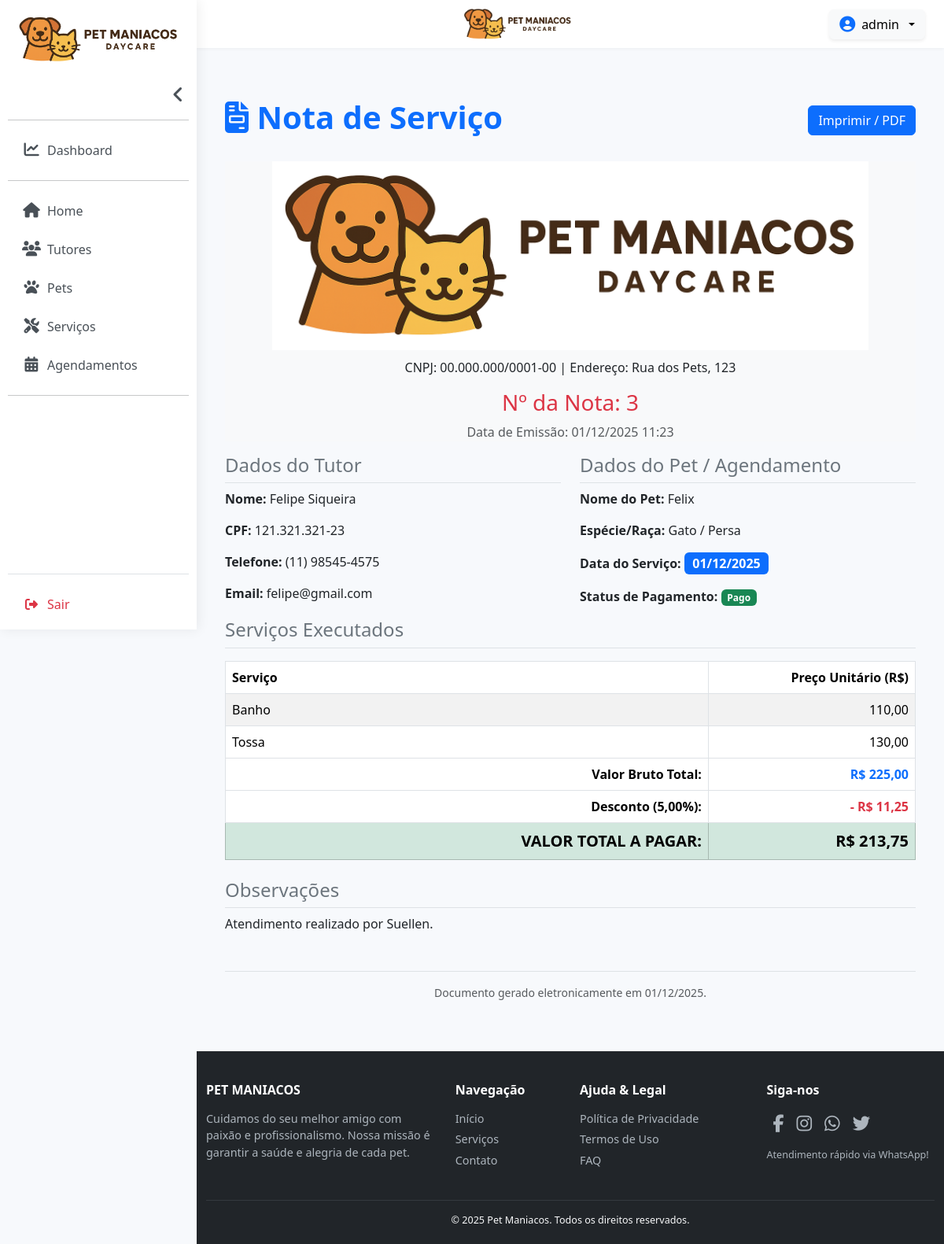
/nota/3/ (signed in), run on the app's committed database.
### daycare/models.py (models this page shows, shortened)
class Note(models.Model):
    scheduling = models.OneToOneField(Scheduling, on_delete=models.CASCADE, verbose_name='Agendamento')
    note_number = models.AutoField(primary_key=True, verbose_name='Numero da Nota')
    issue_date = models.DateTimeField(auto_now_add=True, verbose_name='Data de Emissão')
    class Meta:
        verbose_name = 'Nota de Atendimento'
        verbose_name_plural = 'Notas'

class Scheduling(models.Model):
    tutor = models.ForeignKey(Tutor, on_delete=models.CASCADE, verbose_name='Nome do Tutor')
    pet = ChainedForeignKey(
        'Pet',
        chained_field="tutor",
        chained_model_field="tutor",
        verbose_name='Nome do Pet',
        show_all=False,
        auto_choose=True,
        sort=True,
        on_delete=models.CASCADE
)
    services = models.ManyToManyField(Service, verbose_name='Serviços')
    date_scheduling = models.DateField(verbose_name='Data do Agendamento')
    status = models.CharField(max_length=20, choices=[('Sim', 'Sim'), ('Não', 'Não')], verbose_name='Status de Pagamento')
    observations = models.TextField(blank=True, null=True, verbose_name='Observações')
    percentage_discount = models.DecimalField(max_digits=5, decimal_places=2, default=0, verbose_name='Desconto Percentual')
    gross_total_value = models.DecimalField(max_digits=10, decimal_places=2, default=0, verbose_name='Valor Bruto Total')
    total_value = models.DecimalField(max_digits=10, decimal_places=2, default=0, verbose_name='Valor Total')
    class Meta:
        verbose_name = 'Agendamento'
        verbose_name_plural = 'Agendamentos'

class Tutor(models.Model):
    ORIGEM_CHOICES = [
        ('internet', 'Internet'),
        ('amigo', 'Amigo'),
        ('indicacao_veterinario', 'Indicação de Veterinário'),
        ('redes_sociais', 'Redes Sociais'),
        ('panfleto', 'Panfleto / Outdoor'),
        ('passando_na_rua', 'Passando na Rua'),
        ('evento_pet', 'Evento Pet'),
        ('outro', 'Outro'),
    ]
    name = models.CharField(max_length=255, verbose_name='Nome')
    cpf = models.CharField(max_length=14, unique=True, verbose_name='CPF')
    phone_number = models.CharField(max_length=20, blank=True, null=True, verbose_name='Telefone')
    email = models.EmailField(blank=True, null=True, verbose_name='Email')
    address = models.TextField(blank=True, null=True, verbose_name='Endereço')
    state = models.ForeignKey(State, on_delete=models.SET_NULL, null=True, blank=True, verbose_name='Estado')
    city = ChainedForeignKey(
        City,
        chained_field="state",
        chained_model_field="state",
        verbose_name='Cidade',
        show_all=False,
        auto_choose=True,
        sort=True,
        null=True,
        blank=True,
        on_delete=models.SET_NULL,
    )
    know = models.CharField(max_length=50, choices=ORIGEM_CHOICES, blank=True, null=True, verbose_name='Como Conheceu')
    class Meta:
        verbose_name = "Tutor"
        verbose_name_plural = "Tutores"

class Pet(models.Model):
    ORIGEM_SEX = [
        ('macho', 'Macho'),
        ('femea', 'Fêmea'),
    ]
    name = models.CharField(max_length=100, verbose_name='Nome')
    species = models.CharField(max_length=100, verbose_name='Espécie')
    race = models.CharField(max_length=100, blank=True, null=True, verbose_name='Raça')
    age = models.CharField(max_length=50, blank=True, null=True, verbose_name='Idade')
    sex = models.CharField(max_length=20, choices=ORIGEM_SEX, blank=True, verbose_name='Sexo')
    weight = models.FloatField(blank=True, null=True, verbose_name='Peso')
    medical_observations = models.TextField(blank=True, null=True, verbose_name='Observações Médicas')
    photo = models.ImageField(upload_to='pets/', blank=True, null=True, verbose_name='Foto')
    tutor = models.ForeignKey(Tutor, on_delete=models.CASCADE, verbose_name='Nome do Tutor')
    class Meta:
        verbose_name = "Pet"
        verbose_name_plural = "Pets"

class Service(models.Model):
    name = models.CharField(max_length=255, verbose_name='Nome')
    description = models.TextField(blank=True, null=True, verbose_name='Descrição')
    price = models.DecimalField(max_digits=10, decimal_places=2, verbose_name='Preço')
    class Meta:
        verbose_name = 'Serviço'
        verbose_name_plural = 'Serviços'

### daycare/views.py (the view)
# urls.py: path('nota/<int:pk>/', NoteDetailView.as_view(), name='note_detail'),
@method_decorator(login_required, name='dispatch')
class NoteDetailView(DetailView):
    model = Note
    template_name = 'note_detail.html'
    context_object_name = 'note'
    def get_context_data(self, **kwargs):
        context = super().get_context_data(**kwargs)
        note = context['note']
        discount_amount = note.scheduling.gross_total_value - note.scheduling.total_value
        context['discount_amount'] = discount_amount
        return context

### daycare/templates/note_detail.html (shortened to what this page needs)
{% extends 'base.html' %}
{% load l10n %}
{% load static %}
{% block content %}
<div class="container py-4">
    <div class="d-flex justify-content-between align-items-center mb-4">
        <h1 class="fw-bold text-primary">
            <i class="fas fa-file-invoice"></i> Nota de Serviço
        </h1>
        <a href="{% url 'note_print' note.pk %}" target="_blank" class="btn btn-primary">Imprimir / PDF</a>
    </div>
    <div class="section-box text-center bg-light">
        <img src="{% static 'img/logo2.png' %}" alt="logo"
            style="height: 240px; width: auto; margin-bottom: 10px;">
        <p class="mb-1">CNPJ: 00.000.000/0001-00 | Endereço: Rua dos Pets, 123</p>
        <h3 class="mt-3 text-danger">Nº da Nota: {{ note.note_number }}</h3>
        <p class="text-muted">Data de Emissão: {{ note.issue_date|date:"d/m/Y H:i" }}</p>
    </div>
    <div class="row">
        <div class="col-md-6">
            <div class="section-box">
                <h4 class="text-secondary border-bottom pb-2">Dados do Tutor</h4>
                <p><strong>Nome:</strong> {{ note.scheduling.tutor.name }}</p>
                <p><strong>CPF:</strong> {{ note.scheduling.tutor.cpf }}</p>
                <p><strong>Telefone:</strong> {{ note.scheduling.tutor.phone_number|default:"N/A" }}</p>
                <p><strong>Email:</strong> {{ note.scheduling.tutor.email|default:"N/A" }}</p>
            </div>
        </div>
        <div class="col-md-6">
            <div class="section-box">
                <h4 class="text-secondary border-bottom pb-2">Dados do Pet / Agendamento</h4>
                <p><strong>Nome do Pet:</strong> {{ note.scheduling.pet.name }}</p>
                <p><strong>Espécie/Raça:</strong> {{ note.scheduling.pet.species }} / {{ note.scheduling.pet.race|default:"N/A" }}</p>
                <p><strong>Data do Serviço:</strong>
                    <span class="badge bg-primary fs-6">{{ note.scheduling.date_scheduling|date:"d/m/Y" }}</span>
                </p>
                <p><strong>Status de Pagamento:</strong>
                    {% if note.scheduling.status == 'Sim' %}
                        <span class="badge bg-success">Pago</span>
                    {% else %}
                        <span class="badge bg-danger">Pendente</span>
                    {% endif %}
                </p>
            </div>
        </div>
    </div>
    <div class="section-box">
        <h4 class="text-secondary border-bottom pb-2 mb-3">Serviços Executados</h4>
        <table class="table table-striped table-bordered mb-4">
            <thead>
                <tr>
                    <th style="width: 70%;">Serviço</th>
                    <th class="text-end">Preço Unitário (R$)</th>
                </tr>
            </thead>
            <tbody>
                {% for service in note.scheduling.services.all %}
                <tr>
                    <td>{{ service.name }}</td>
                    <td class="text-end">{{ service.price|localize }}</td>
                </tr>
                {% endfor %}
            </tbody>
            <tfoot>
                <tr>
                    <th class="text-end">Valor Bruto Total:</th>
                    <th class="text-end text-primary">R$ {{ note.scheduling.gross_total_value|localize }}</th>
                </tr>
                <tr>
                    <th class="text-end">Desconto ({{ note.scheduling.percentage_discount }}%):</th>
                    <th class="text-end text-danger">- R$ {{ discount_amount|localize }}</th>
                </tr>
                <tr class="table-success">
                    <th class="text-end fs-5">VALOR TOTAL A PAGAR:</th>
                    <th class="text-end fs-5">R$ {{ note.scheduling.total_value|localize }}</th>
                </tr>
            </tfoot>
        </table>
    </div>
    {% if note.scheduling.observations %}
    <div class="section-box">
        <h4 class="text-secondary border-bottom pb-2">Observações</h4>
        <p>{{ note.scheduling.observations }}</p>
    </div>
    {% endif %}
    <div class="text-center mt-5 pt-3 border-top">
        <p class="small text-muted">
            Documento gerado eletronicamente em {{ note.issue_date|date:"d/m/Y" }}.
        </p>
    </div>
</div>
{% endblock %}

### daycare/templates/base.html (shortened to what this page needs)
{% load static %}
<!DOCTYPE html>
<html lang="pt-br">
<head>
    <link href="https://cdn.jsdelivr.net/npm/bootstrap@5.3.2/dist/css/bootstrap.min.css" rel="stylesheet">
    <link rel="stylesheet" href="https://cdnjs.cloudflare.com/ajax/libs/font-awesome/6.5.2/css/all.min.css">
</head>
<body>
{% if user.is_authenticated %}
<nav id="sidebar" class="sidebar-expanded">
    <div class="sidebar-header">
        <a class="navbar-brand" href="{% url 'home' %}">
            <img id="sidebar-logo" src="{% static 'img/logo2.png' %}"
                data-full-src="{% static 'img/logo2.png' %}"
                data-collapsed-src="{% static 'img/logo_small.png' %}"
                alt="Logo" class="img-fluid sidebar-logo">
        </a>
    </div>
    <div id="sidebar-collapsible-content">
        <div class="toggle-sidebar-container d-none d-lg-flex">
            <button id="desktop-sidebar-toggle" class="toggle-sidebar-btn">
                <i class="fas fa-angle-left fa-lg"></i>
            </button>
        </div>
        <ul class="list-unstyled components mb-2">
            <hr>
            <li><a href="{% url 'dashboard' %}" class="sidebar-link {% if request.path == '/dashboard/' %}active{% endif %}"><i class="fas fa-chart-line"></i> <span class="link-text">Dashboard</span></a></li>
            <hr>
            <li><a href="{% url 'home' %}" class="sidebar-link {% if request.resolver_match.url_name == 'home' %}active{% endif %}"><i class="fas fa-home"></i> <span class="link-text">Home</span></a></li>
            <li><a href="{% url 'tutor_list' %}" class="sidebar-link {% if 'tutores' in request.path %}active{% endif %}"><i class="fas fa-users"></i> <span class="link-text">Tutores</span></a></li>
            <li><a href="{% url 'pet_list' %}" class="sidebar-link {% if 'pets' in request.path %}active{% endif %}"><i class="fas fa-paw"></i> <span class="link-text">Pets</span></a></li>
            <li><a href="{% url 'service_list' %}" class="sidebar-link {% if 'service' in request.path %}active{% endif %}"><i class="fas fa-tools"></i> <span class="link-text">Serviços</span></a></li>
            <li><a href="{% url 'scheduling_list' %}" class="sidebar-link {% if 'agendamentos' in request.path %}active{% endif %}"><i class="fas fa-calendar-alt"></i> <span class="link-text">Agendamentos</span></a></li>
            <hr>
        </ul>
    </div>
    <div class="mt-auto pt-3 border-top">
        <form method="post" action="{% url 'logout' %}">
            <button type="submit" class="sidebar-logout-button text-danger">
                <i class="fas fa-sign-out-alt"></i> <span class="link-text">Sair</span>
            </button>
        </form>
    </div>
</nav>
{% endif %}
<div id="content-wrapper" {% if not user.is_authenticated %}class="full-width-content"{% endif %}>
    {% if user.is_authenticated %}
    <nav id="top-bar" class="navbar navbar-expand-lg py-2">
        <div class="container-fluid pe-4">
            <div class="container-fluid justify-content-center">
                <a href="{% url 'home' %}">
                    <img id="topbar-logo-centered" src="{% static 'img/logo2.png' %}"
                        alt="Logo Pet Maniacos"
                        class="d-block mx-auto">
                </a>
            </div>
            <div class="d-flex align-items-center gap-3 ms-lg-auto">
                <div class="dropdown">
                    <button class="btn btn-light d-flex align-items-center gap-2 dropdown-toggle shadow-sm" type="button" data-bs-toggle="dropdown" aria-expanded="false">
                        <i class="fas fa-user-circle fa-lg text-primary"></i>
                        <span class="fw-medium">{{ user.first_name|default:user.username }}</span>
                    </button>
                </div>
            </div>
        </div>
    </nav>
    {% endif %}
    <main class="container-fluid py-4 flex-grow-1 px-4">
        {% block content %}{% endblock %}
    </main>
    <footer class="text-start">
        <div class="container-fluid">
            <div class="row">
                <div class="col-lg-4 col-md-6 mb-4 mb-lg-0">
                    <h5 class="text-uppercase">Pet Maniacos</h5>
                    <p>
                        Cuidamos do seu melhor amigo com paixão e profissionalismo.
                        Nossa missão é garantir a saúde e alegria de cada pet.
                    </p>
                </div>
                <div class="col-lg-2 col-md-6 mb-4 mb-lg-0">
                    <h5>Navegação</h5>
                    <ul class="list-unstyled">
                        <li><a href="{% url 'home' %}">Início</a></li>
                        <li><a href="{% url 'service_list'%}">Serviços</a></li>
                        <li><a href="{% url 'contato' %}">Contato</a></li>
                    </ul>
                </div>
                <div class="col-lg-3 col-md-6 mb-4 mb-lg-0">
                    <h5>Ajuda & Legal</h5>
                    <ul class="list-unstyled">
                        <li><a href="{% url 'politica_privacidade' %}">Política de Privacidade</a></li>
                        <li><a href="{% url 'termos_de_uso' %}">Termos de Uso</a></li>
                        <li><a href="{% url 'faq' %}">FAQ</a></li>
                    </ul>
                </div>
                <div class="col-lg-3 col-md-6 mb-4 mb-lg-0">
                    <h5>Siga-nos</h5>
                    <div class="social-icons mb-3">
                        <a href="#" class="me-2"><i class="fa-brands fa-facebook-f"></i></a>
                        <a href="#" class="me-2"><i class="fa-brands fa-instagram"></i></a>
                        <a href="#" class="me-2"><i class="fa-brands fa-whatsapp"></i></a>
                        <a href="#" class="me-2"><i class="fa-brands fa-twitter"></i></a>
                    </div>
                    <p class="small text-center text-md-start">Atendimento rápido via WhatsApp!</p>
                </div>
            </div>
            <hr class="mt-4 mb-3 border-secondary opacity-25">
            <div class="row">
                <div class="col-12 text-center">
                    <p class="mb-0 small text-light">
                        &copy; 2025 Pet Maniacos. Todos os direitos reservados.
                    </p>
                </div>
            </div>
        </div>
    </footer>
</div>
</body>
</html>

### data on the page
Note: note_number "3", issue_date "01/12/2025 11:23", scheduling.tutor.name "Felipe Siqueira", scheduling.tutor.cpf "121.321.321-23", scheduling.tutor.phone_number "(11) 98545-4575", scheduling.tutor.email "felipe@gmail.com", scheduling.pet.name "Felix", scheduling.pet.species "Gato", scheduling.pet.race "Persa", scheduling.date_scheduling "01/12/2025", scheduling.gross_total_value "225,00", scheduling.percentage_discount "5,00", scheduling.total_value "213,75", scheduling.observations "Atendimento realizado por Suellen.", issue_date "01/12/2025"
Service: name "Banho", price "110,00"
Service: name "Tossa", price "130,00"

### other printed values
{{ user.first_name|default:user.username }} "admin"
{{ discount_amount|localize }} "11,25"
